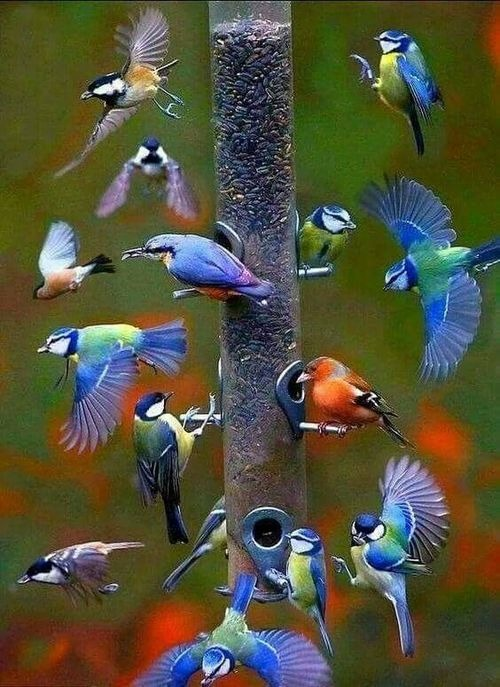
#> input picture sample6.jpg, 500 x 687 px
$ python '2_(c).py'
#> lines starting #> are read from the running program, lines starting #| are printed output that depends on the picture
import cv2
import matplotlib.pyplot as plt
import numpy as np
def plotimg(image,x,y,z,st):
    im = cv2.cvtColor(image,cv2.COLOR_BGR2RGB)
    plt.subplot(x,y,z)
    plt.imshow(im)
    plt.title(st)

def Last_Three_bits_Img(image):
    im = image.copy()
    im = image & 224
    return im


def Main():
    image = cv2.imread("sample6.jpg",0)
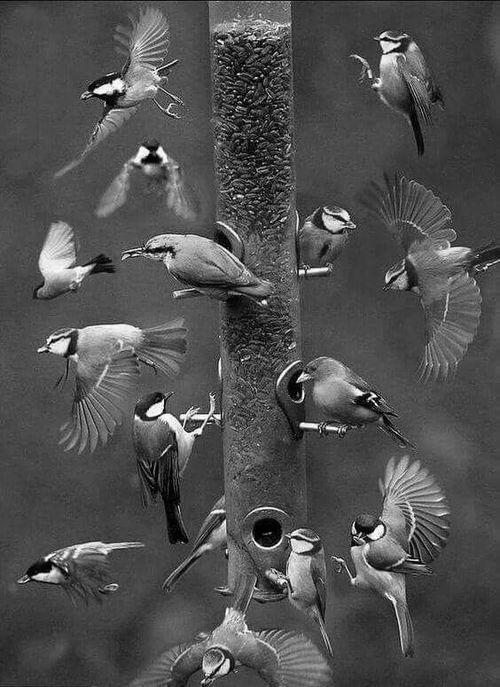
#> image: shape (687, 500); min 0, max 255, mean 79.9
    image = cv2.resize(image,(512,512))
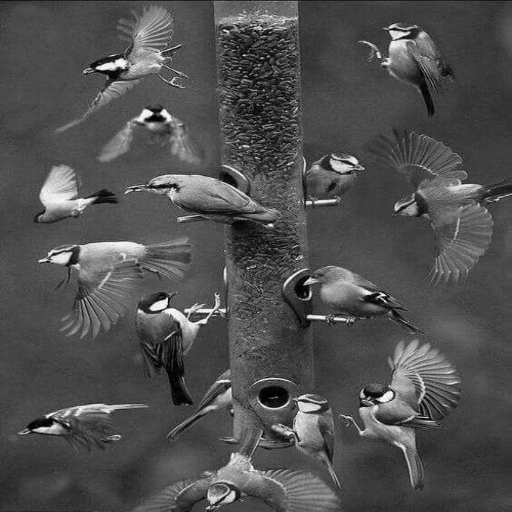
#> image: shape (512, 512); min 0, max 254, mean 79.7
    plotimg(image,1,3,1,"Original image")
    Three_bit = Last_Three_bits_Img(image)
#> in Last_Three_bits_Img, `im = image & 224`:
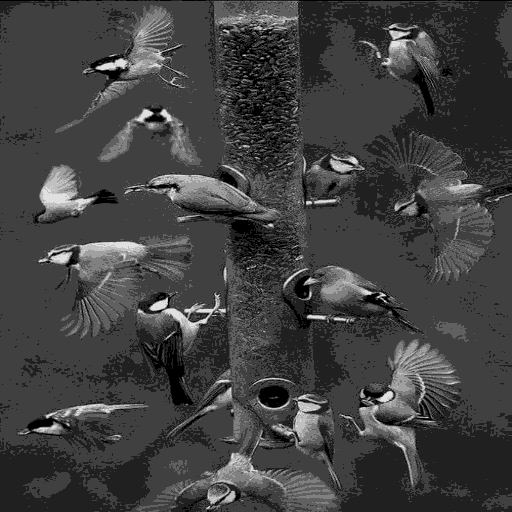
#> im: shape (512, 512); min 0, max 224, mean 64.8
    plotimg(Three_bit,1,3,2,"Three bit image")
    difference_img = image-Three_bit
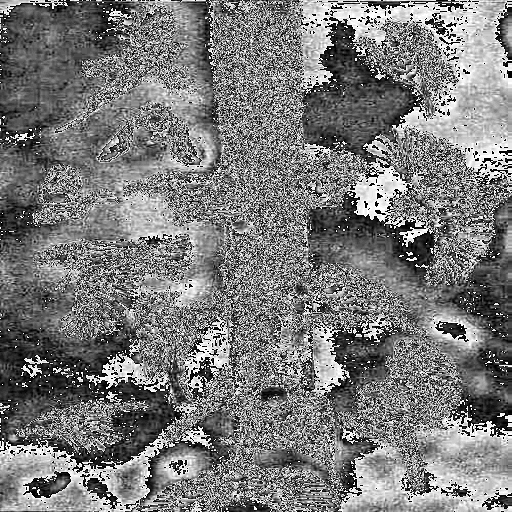
#> difference_img: shape (512, 512); min 0, max 31, mean 14.9; drawn with min black and max white
    plotimg(difference_img,1,3,3,"Differenence")


    print(Three_bit)
#> (printed output is left out)
    plt.show()


Main()

$ run again, with sample1.jpg copied over sample6.jpg
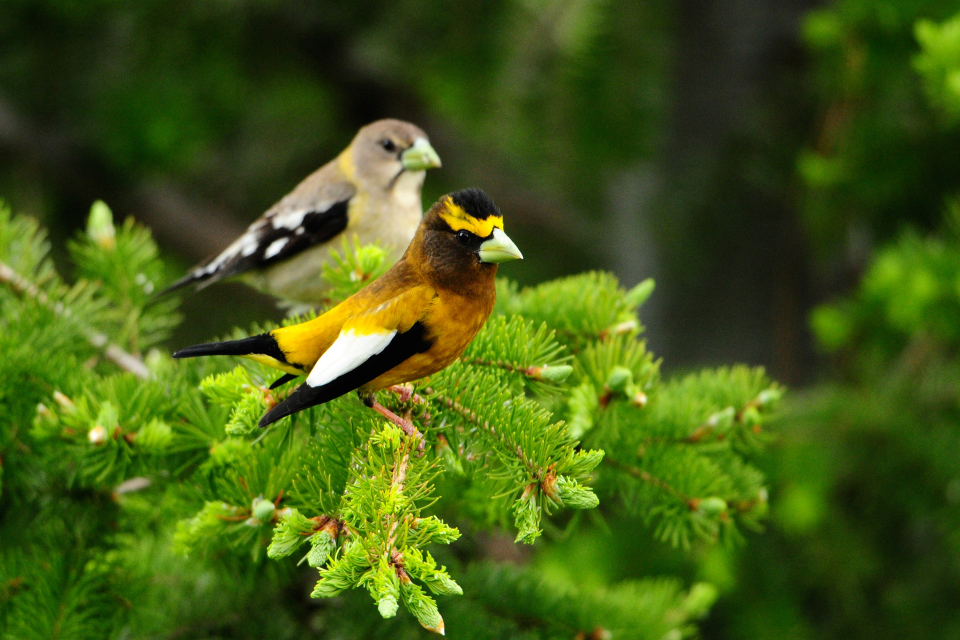
#> input picture sample1.jpg, 1920 x 1280 px (shown at 1/2 size)
#> in Last_Three_bits_Img, `im = image & 224`:
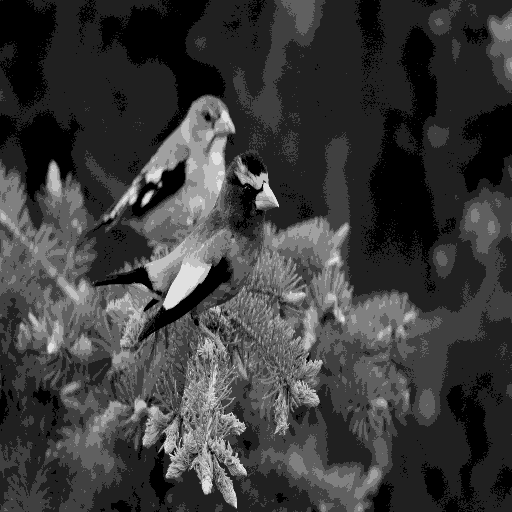
#> im: shape (512, 512); min 0, max 224, mean 59.1
#> in Main, `difference_img = image-Three_bit`:
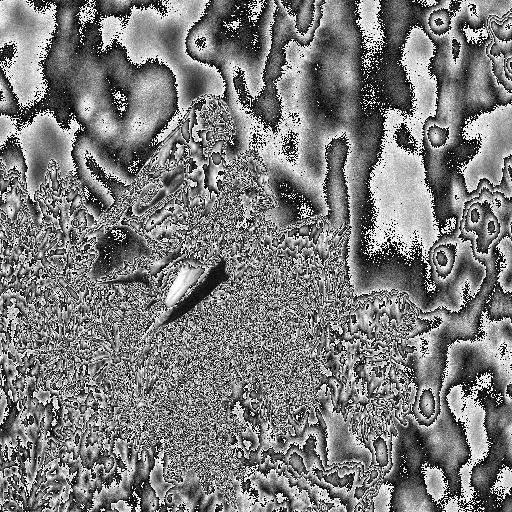
#> difference_img: shape (512, 512); min 0, max 31, mean 15.1; drawn with min black and max white
#> (printed output is left out)

$ run again, with sample4.jpg copied over sample6.jpg
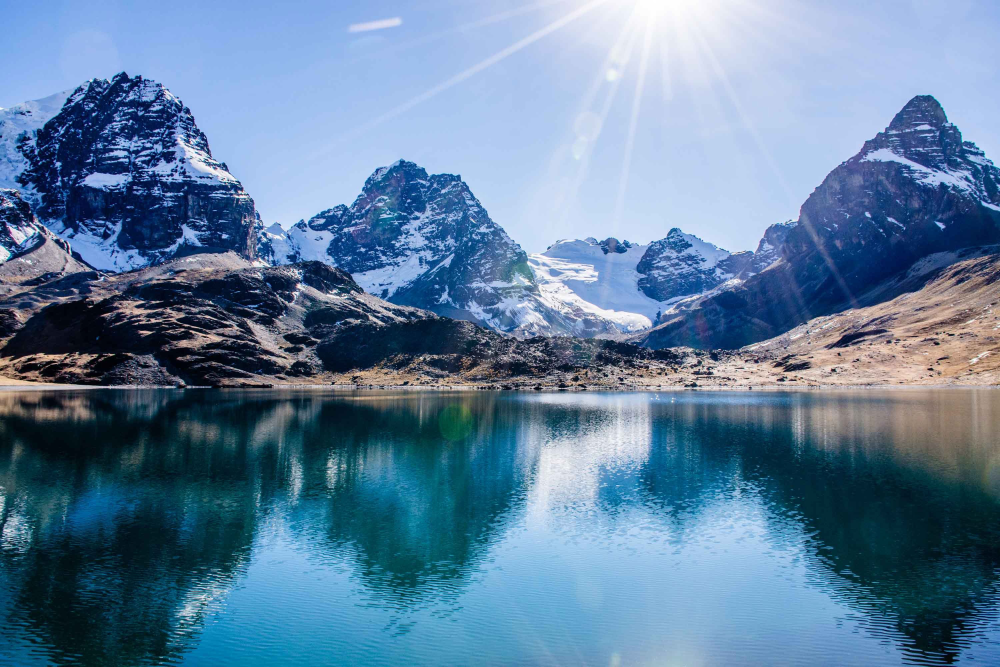
#> input picture sample4.jpg, 3000 x 2000 px (shown at 1/3 size)
#> in Last_Three_bits_Img, `im = image & 224`:
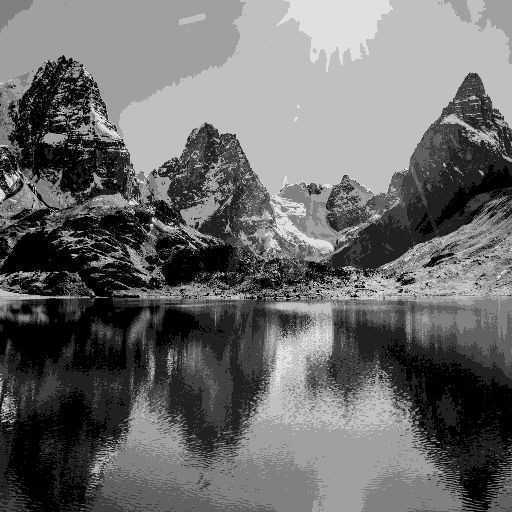
#> im: shape (512, 512); min 0, max 224, mean 106.2
#> in Main, `difference_img = image-Three_bit`:
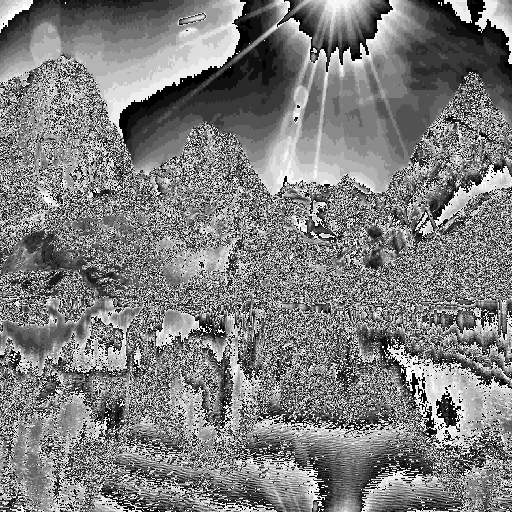
#> difference_img: shape (512, 512); min 0, max 31, mean 15.4; drawn with min black and max white
#> (printed output is left out)
